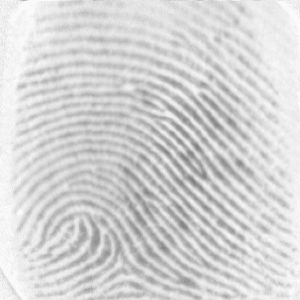
#> input picture 74034_3_En_4_MOESM1_ESM/FVC2000/Dbs/Db1_a/12_8.tif, 300 x 300 px
$ python -i preprocess.py   (imports and definitions only)   (older library calls are emulated)
#> lines starting #> are read from the running program, lines starting #| are printed output that depends on the picture
import cv2
import numpy as np
import os
from config import TARGET_SIZE, CLAHE_CLIP, CLAHE_GRID

def preprocess_image(image_path: str) -> np.ndarray:
    """
    Load and preprocess a fingerprint image.
    Steps: Grayscale -> Resize -> CLAHE -> Normalize
    """
    if not os.path.exists(image_path):
        raise FileNotFoundError(f"Image not found: {image_path}")

    # 1. Load in grayscale
    img = cv2.imread(image_path, cv2.IMREAD_GRAYSCALE)
#> img is the input picture: shape (300, 300); min 126, max 250, mean 212.8
    if img is None:
        raise ValueError(f"Failed to load image: {image_path}")

    # 2. Resize using bicubic interpolation
    # clip to [0, 255] guards against bicubic ringing artefacts at sharp edges
    img_resized = cv2.resize(img, TARGET_SIZE, interpolation=cv2.INTER_CUBIC)
    img_resized = np.clip(img_resized, 0, 255).astype(np.uint8)

    # 3. Apply CLAHE
    clahe = cv2.createCLAHE(clipLimit=CLAHE_CLIP, tileGridSize=CLAHE_GRID)
    img_clahe = clahe.apply(img_resized)
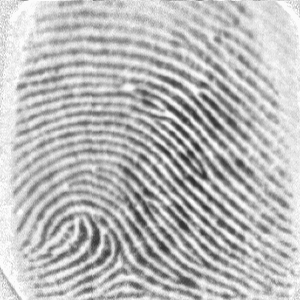
#> img_clahe: shape (300, 300); min 45, max 253, mean 186.2

    # 4. Normalize to [0, 255] (already uint8, but just to be safe)
    img_normalized = cv2.normalize(img_clahe, None, 0, 255, cv2.NORM_MINMAX, dtype=cv2.CV_8U)
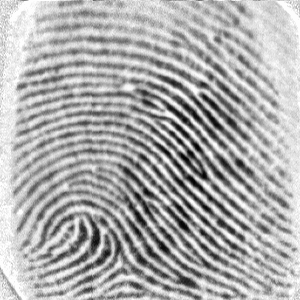
#> img_normalized: shape (300, 300); min 0, max 255, mean 173.2

    return img_normalized

>>> result = preprocess_image('../74034_3_En_4_MOESM1_ESM/FVC2000/Dbs/Db1_a/12_8.tif')

$ run again, on 74034_3_En_4_MOESM1_ESM/FVC2000/Dbs/Db1_a/21_1.tif
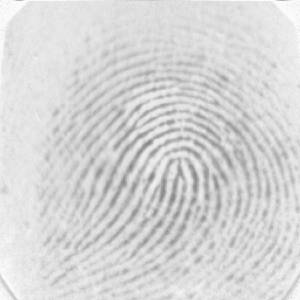
#> input picture 74034_3_En_4_MOESM1_ESM/FVC2000/Dbs/Db1_a/21_1.tif, 300 x 300 px
#> in preprocess_image, img is the input picture: shape (300, 300); min 131, max 250, mean 214.6
#> in preprocess_image, `img_clahe = clahe.apply(img_resized)`:
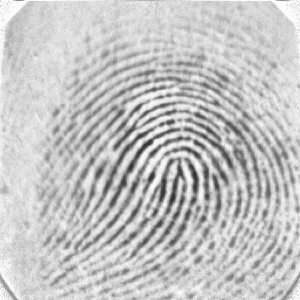
#> img_clahe: shape (300, 300); min 49, max 252, mean 196.2
#> in preprocess_image, `img_normalized = cv2.normalize(img_clahe, None, 0, 255, cv2.NORM_MINMA..`:
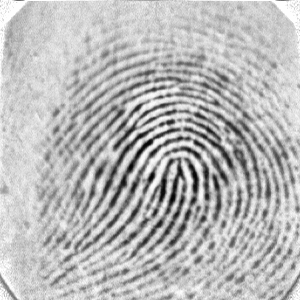
#> img_normalized: shape (300, 300); min 0, max 255, mean 184.9

$ run again, on 74034_3_En_4_MOESM1_ESM/FVC2000/Dbs/Db1_a/26_4.tif
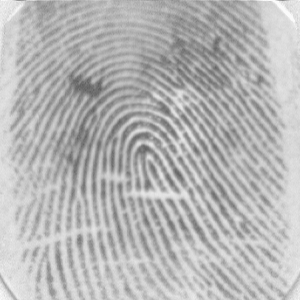
#> input picture 74034_3_En_4_MOESM1_ESM/FVC2000/Dbs/Db1_a/26_4.tif, 300 x 300 px
#> in preprocess_image, img is the input picture: shape (300, 300); min 96, max 250, mean 182.1
#> in preprocess_image, `img_clahe = clahe.apply(img_resized)`:
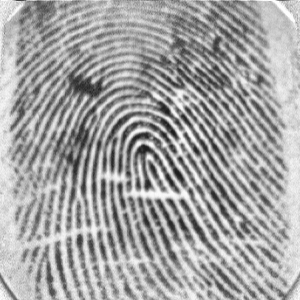
#> img_clahe: shape (300, 300); min 26, max 253, mean 164
#> in preprocess_image, `img_normalized = cv2.normalize(img_clahe, None, 0, 255, cv2.NORM_MINMA..`:
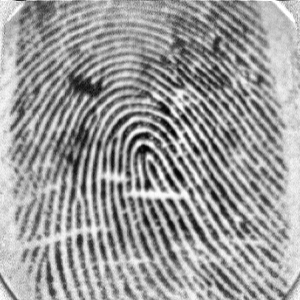
#> img_normalized: shape (300, 300); min 0, max 255, mean 155.1

$ run again, on 74034_3_En_4_MOESM1_ESM/FVC2000/Dbs/Db1_a/27_4.tif
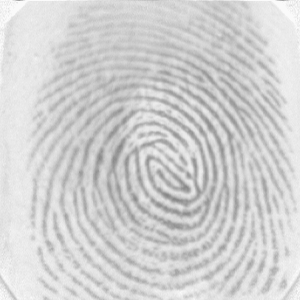
#> input picture 74034_3_En_4_MOESM1_ESM/FVC2000/Dbs/Db1_a/27_4.tif, 300 x 300 px
#> in preprocess_image, img is the input picture: shape (300, 300); min 133, max 250, mean 209.2
#> in preprocess_image, `img_clahe = clahe.apply(img_resized)`:
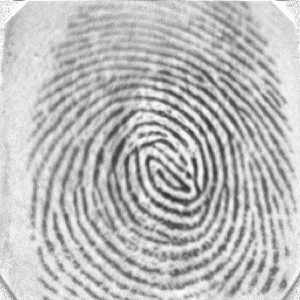
#> img_clahe: shape (300, 300); min 51, max 253, mean 187.1
#> in preprocess_image, `img_normalized = cv2.normalize(img_clahe, None, 0, 255, cv2.NORM_MINMA..`:
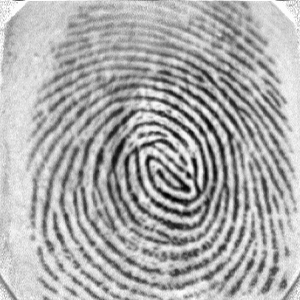
#> img_normalized: shape (300, 300); min 0, max 255, mean 171.9
